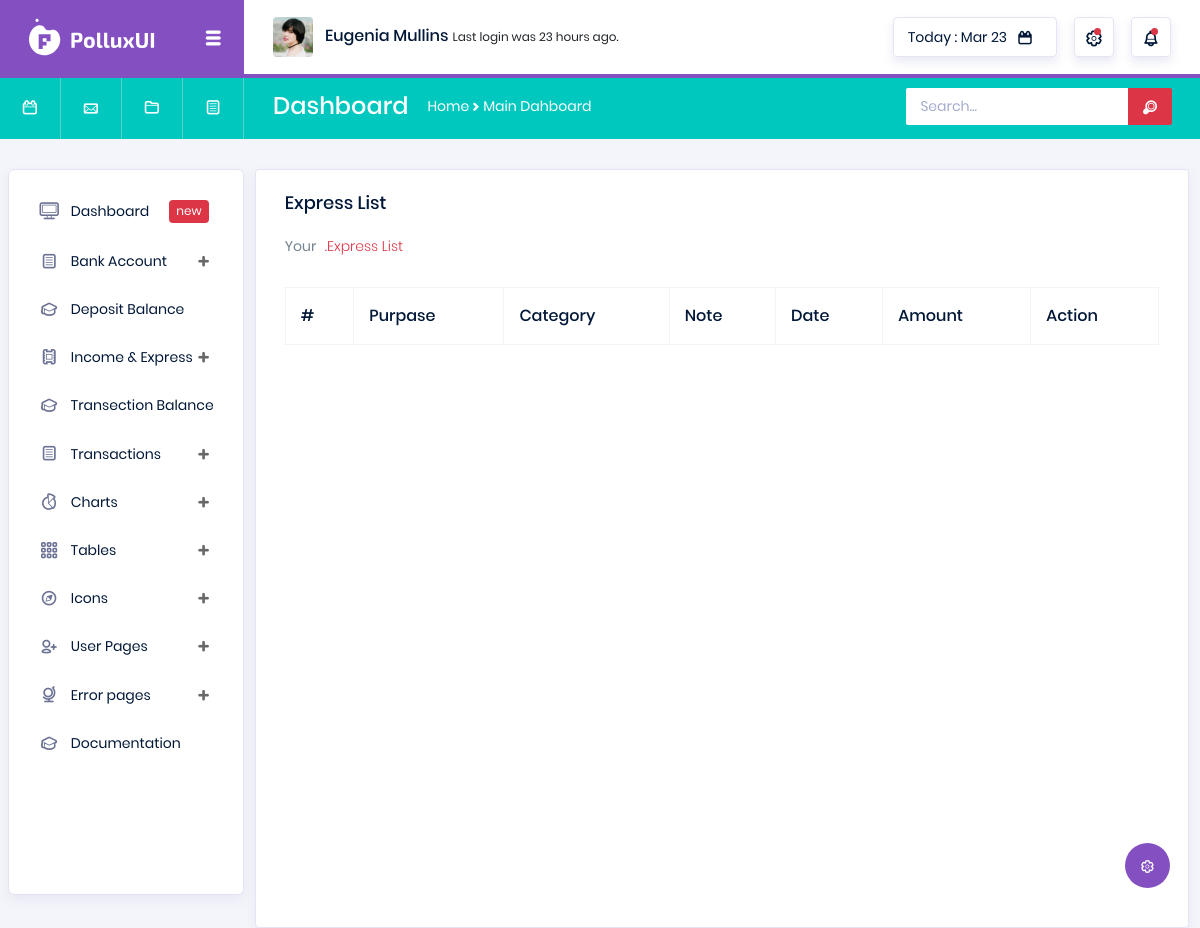
The page /view-express/ (signed in) on the database as committed earlier.
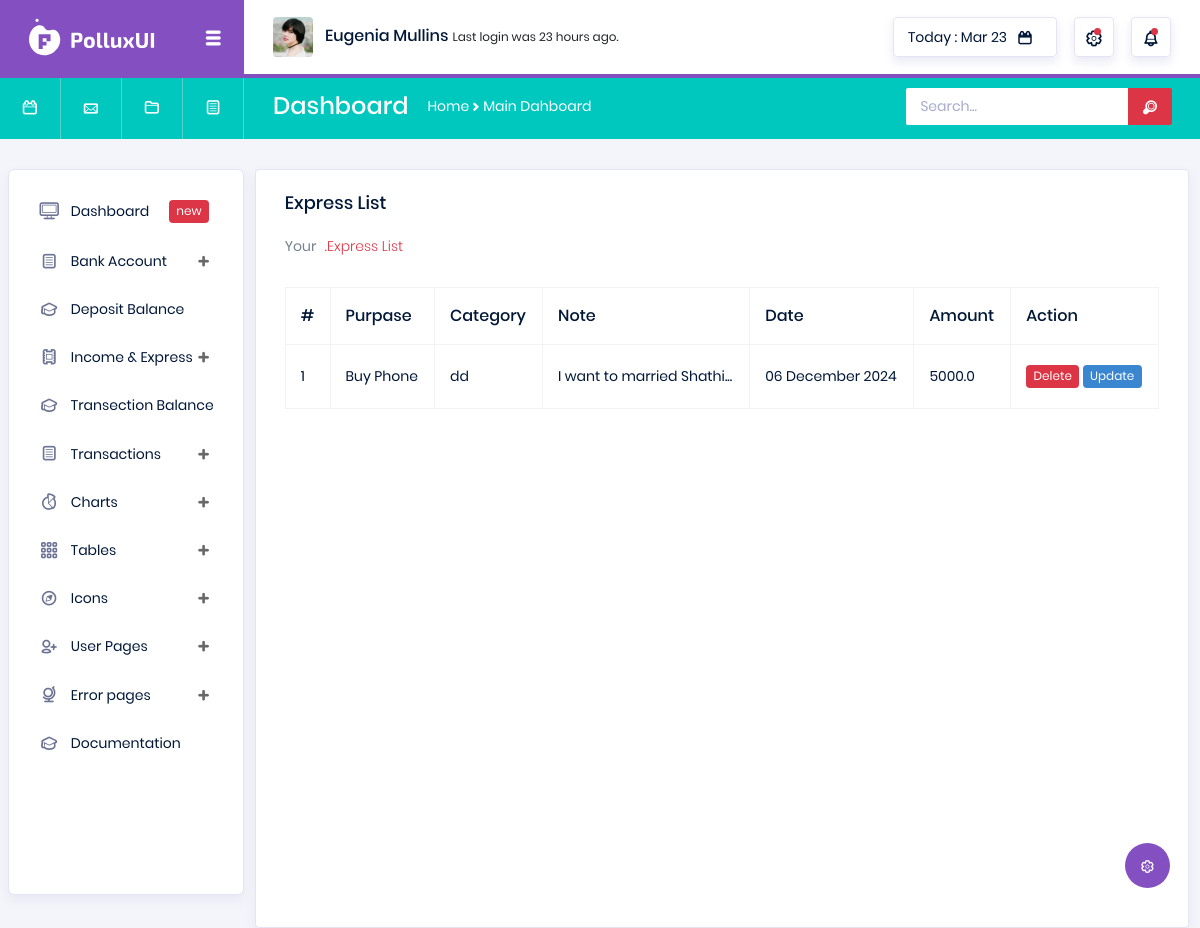
The same page on the database as committed later.
### transactions/models.py (models this page shows, shortened)
class Express(models.Model):
    user = models.ForeignKey(User, on_delete=models.CASCADE)
    amount = models.FloatField(default=0.0)
    purpose = models.CharField(max_length=260)
    express_category = models.CharField(max_length=260)
    note = models.TextField()
    create_att = models.DateTimeField(auto_now_add=True)
    update_att = models.DateTimeField(auto_now=True)

### transactions/views.py (the view)
# urls.py: path('view-express/', views.View_Express, name='view_express'),
def View_Express(request):
    user = request.user
    expreses = Express.objects.filter(user=user)
    return render(request, 'transaction/view_express.html', context={'expreses':expreses})

### templates/transaction/view_express.html (shortened to what this page needs)
{% extends 'base.html' %}
{% load static %}
{% block body %}
<div class="col-lg-12 grid-margin stretch-card">
    <div class="card">
      <div class="card-body">
        <h4 class="card-title">Express List</h4>
        <p class="card-description">
          Your <code>.Express List</code>
        </p>
        <div class="table-responsive pt-3">
          <table class="table table-bordered">
            <thead>
              <tr>
                <th>
                  #
                </th>
                <th>
                  Purpase
                </th>
                <th>
                  Category
                </th>
                <th>
                  Note
                </th>
                <th>
                  Date
                </th>
                <th>
                  Amount
                </th>
                <th>
                  Action
                </th>
              </tr>
            </thead>
            <tbody>
              {% for express in expreses %}
              <tr>
                <td>
                  {{forloop.counter}}
                </td>
                <td>
                  {{express.purpose}}
                </td>
                <td>
                    {{express.express_category}}
                </td>
                <td>
                  {{express.note|slice:30}}...
                </td>
                <td>
                    {{express.create_att|date:"d F Y"}}
                </td>
                <td>
                  {{express.amount}}
                </td>
                <td>
                  <a href="{% url 'transaction:delete_express' id=express.id %}" class="badge badge-danger">Delete</a>
                  <a href="{% url 'transaction:update_express' id=express.id %}" class="badge badge-info">Update</a>
                </td>
              </tr>
            {% endfor %}
            </tbody>
          </table>
        </div>
      </div>
    </div>
  </div>
{% endblock %}

Rows that differ between the two databases and show on the page:
added Express: purpose "Buy Phone", express_category "dd", note "I want to married Shathi", create_att "06 December 2024", amount "5000.0"
